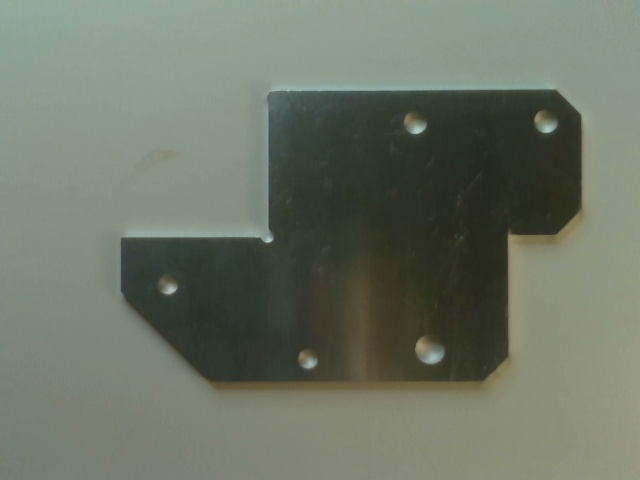
#> input picture src/surface_cv/reference.jpg, 640 x 480 px
$ python ReferenceContours.py
#> lines starting #> are read from the running program, lines starting #| are printed output that depends on the picture; after the words box and inside, x2 and y2 are one past the last pixel; in counts of white or black regions, pixels touching at a corner belong together
#> further down, img is the input picture: shape (480, 640, 3); mean B, G, R 102.7, 117.5, 109.2
### src/surface_cv/ImageProcessing.py
import cv2

class ImageProcessing:
    def __init__(self):
        pass

    def get_contours(self, image):
        #gray = cv2.cvtColor(image, cv2.COLOR_BGR2GRAY)
        blurred = cv2.GaussianBlur(image, (5, 5), 0)
        edged = cv2.Canny(blurred, 50, 150)
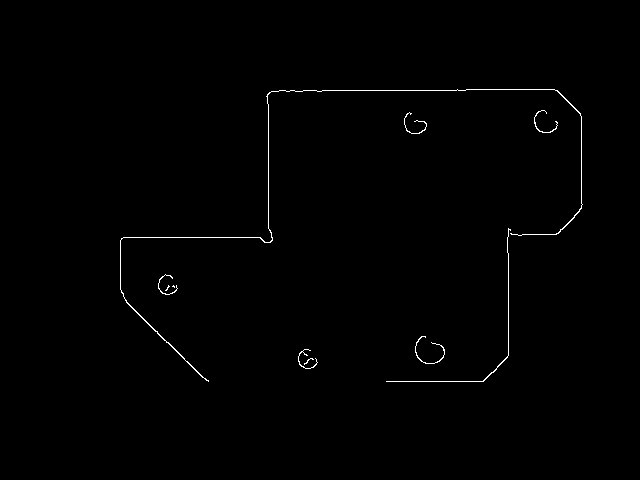
#> edged: shape (480, 640); 0.56% white in thin lines or dots, all inside (x1, y1, x2, y2) = (120, 89, 583, 382)
        contours, _ = cv2.findContours(edged, cv2.RETR_EXTERNAL, cv2.CHAIN_APPROX_SIMPLE)
#> contours = 10 contours, 7 with area under 20; largest, box (x1, y1, x2, y2) and area: (120, 89, 583, 382) 138, (386, 228, 511, 382) 24, (415, 336, 445, 364) 24
        return contours

### src/surface_cv/ReferenceContours.py
import ImageProcessing
import cv2
import os

class ReferenceContours:
    def __init__(self, processor: ImageProcessing):
        self.processor = processor
        current_dir = os.path.dirname(os.path.abspath(__file__))
        image_path = os.path.join(current_dir, "reference.jpg")

    def get_reference_contours(self):
        img = cv2.imread(image_path)
        contours = self.processor.get_contours(img)
        return contours

if __name__ == "__main__":
    current_dir = os.path.dirname(os.path.abspath(__file__))
    image_path = os.path.join(current_dir, "reference.jpg")
    img = cv2.imread(image_path)
    contours = ImageProcessing.ImageProcessing().get_contours(img)
    print(f"Number of contours found: {len(contours)}")
#| Number of contours found: 10
    img_with_contours = img.copy()
    cv2.drawContours(img_with_contours, contours, -1, (0, 255, 0), 2)
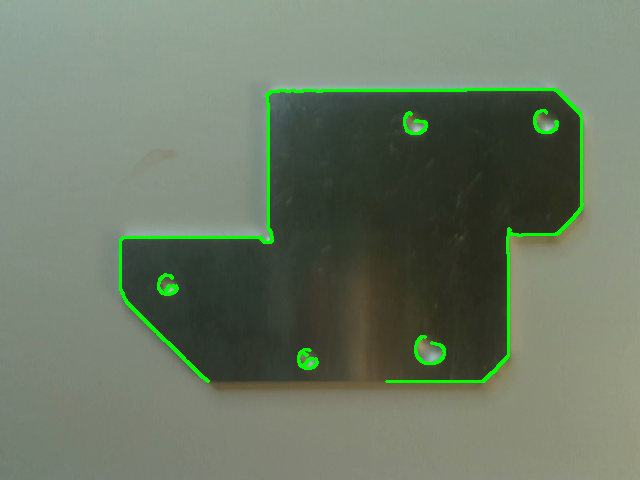
#> img_with_contours: shape (480, 640, 3); 1.74% of pixels changed, all inside (x1, y1, x2, y2) = (119, 88, 584, 383)
    cv2.imshow('Contours', img_with_contours)
    cv2.waitKey(0)
    cv2.destroyAllWindows()
